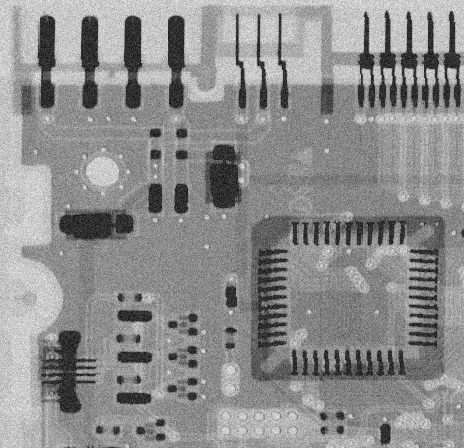
#> input picture image/Anh_nhieu_de_loc_Trung_binh.tif, 464 x 448 px
$ python Khoi_phuc_Loc_trung_binh_so_hoc.py
#> lines starting #> are read from the running program, lines starting #| are printed output that depends on the picture
#> further down, img_nhieu is the input picture: shape (448, 464); min 0, max 255, mean 141.7
import numpy as np
import cv2
import matplotlib.pyplot as plt

def Loc_Trung_binh_so_hoc(img, ksize):
#> called with ksize = 5
    m, n = img.shape
#> m = 448; n = 464
    img_ket_qua_anh_loc = np.zeros([m, n]).astype(float)
    h=(ksize -1) // 2
    padded_img = np.pad(img, (h, h), mode='reflect')
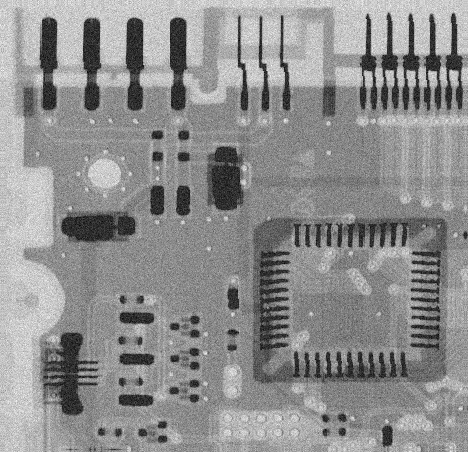
#> padded_img: shape (452, 468); min 0, max 255, mean 142.3
    for i in range(m):
        for j in range(n):
            vung_anh_kich_thuoc_k = padded_img[i:i+ksize,j:j+ksize]
            img_ket_qua_anh_loc[i,j] = np.prod(vung_anh_kich_thuoc_k)
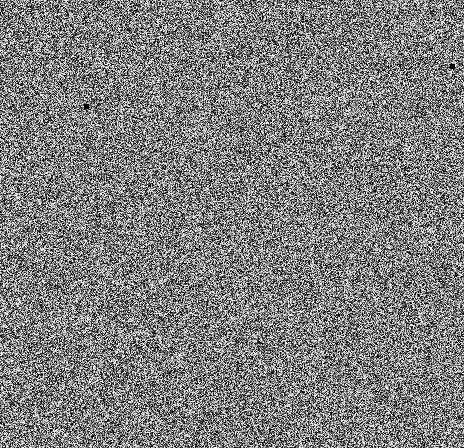
#> img_ket_qua_anh_loc: shape (448, 464) float64; min 0, max 1.84e+19, mean 9.23e+18; drawn with min black and max white
    return np.uint8(img_ket_qua_anh_loc)
#> returned value: shape (448, 464); every value is 0

if __name__ == "__main__":
    img_nhieu = cv2.imread('image/Anh_nhieu_de_loc_Trung_binh.tif', 0)
    assert img_nhieu is not None, "khong tim thay file "
    ksize =5
    img_ket_qua_TBSH = Loc_Trung_binh_so_hoc(img_nhieu,ksize)

    fig = plt.figure(figsize=(16, 9))     # Thiết lập vùng (cửa sổ) vẽ
    (ax1, ax2) = fig.subplots(1, 2)        # Thiết lập 2 vùng con ax1, ax2
    ax1.imshow(img_nhieu, cmap='gray')      # Hiển thị ảnh gốc vùng ax1
    ax1.set_title("ảnh gốc bị nhiễu Gaussian")             # Thiết lập tiêu đề vùng ax1
    ax1.axis("off")

    ax2.imshow(img_ket_qua_TBSH, cmap='gray')       # Hiển thị ảnh sau khi lọc
    ax2.set_title("ảnh sau khi lọc Trung bình số học") # Thiết lập tiêu đề vùng ax2
    ax2.axis("off")

    plt.show()
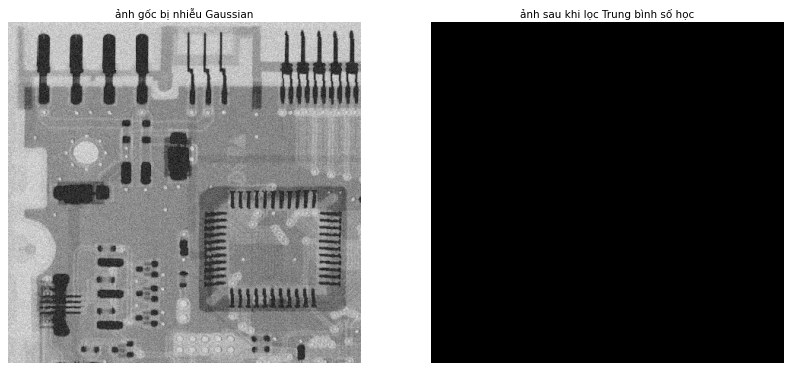
#> figure drawn by matplotlib, 2 panels
